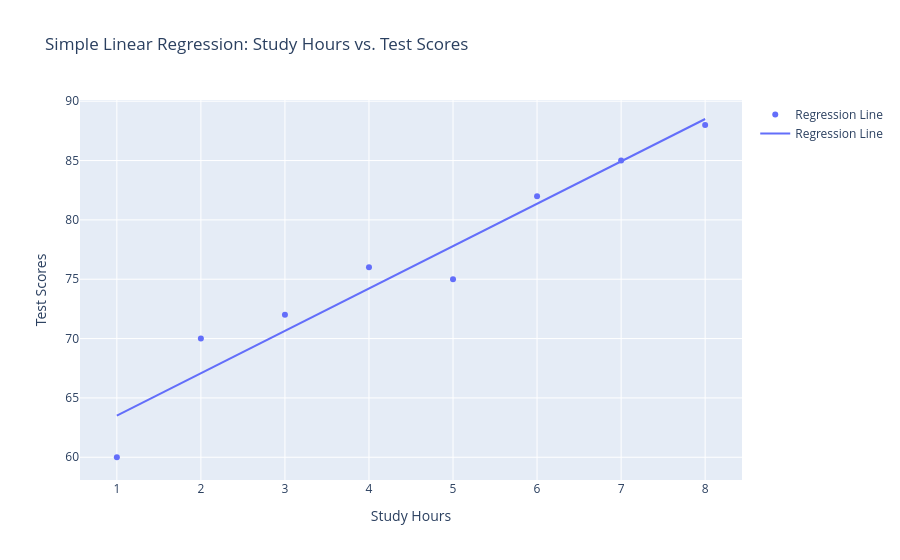

The code cell stored with this chart in its notebook:
### Markdown cell above
## A Simple Example

### Code cell
# Importar las bibliotecas necesarias
import plotly.express as px   # Para crear gráficos interactivos
import numpy as np            # Para realizar cálculos numéricos

# ==========================
# DATOS DE EJEMPLO
# ==========================

# Horas de estudio de cada estudiante (variable independiente X)
study_hours = np.array([1, 2, 3, 4, 5, 6, 7, 8])

# Puntajes obtenidos por cada estudiante (variable dependiente Y)
test_scores = np.array([60, 70, 72, 76, 75, 82, 85, 88])

# ==========================
# REGRESIÓN LINEAL
# ==========================

# Ajusta una recta de regresión a los datos.
# np.polyfit() devuelve:
# m = pendiente de la recta
# b = intercepto (valor donde la recta corta el eje Y)
# 1: grado de polinomio
m, b = np.polyfit(study_hours, test_scores, 1)

# ==========================
# CREAR EL GRÁFICO DE DISPERSIÓN
# ==========================

# Crea un gráfico de dispersión con los datos originales.
# Cada punto representa un estudiante.
fig = px.scatter(
    x=study_hours,
    y=test_scores,
    labels={
        'x': 'Study Hours',
        'y': 'Test Scores'
    },
    title='Simple Linear Regression: Study Hours vs. Test Scores'
)

# ==========================
# AGREGAR LA LÍNEA DE REGRESIÓN
# ==========================

# Calcula los valores predichos utilizando la ecuación:
# y = m*x + b
predicted_scores = m * study_hours + b

# Crea una línea con los valores predichos y la agrega al gráfico.
fig.add_trace(
    px.line(
        x=study_hours,
        y=predicted_scores
    ).data[0]
)

# ==========================
# PERSONALIZAR EL GRÁFICO
# ==========================

# Muestra la leyenda y asigna un nombre a las trazas.
fig.update_traces(
    name="Regression Line",
    showlegend=True
)

# ==========================
# MOSTRAR EL GRÁFICO
# ==========================

# Visualiza el gráfico interactivo.
fig.show()

### Figure 1 — Plotly figure (JSON) as saved in the notebook; plotly's stock layout.template omitted (floating-point values rounded to 4 significant figures)
{"data": [{"hovertemplate": "Study Hours=%{x}<br>Test Scores=%{y}<extra></extra>", "legendgroup": "", "marker": {"color": "#636efa", "symbol": "circle"}, "mode": "markers", "name": "Regression Line", "orientation": "v", "showlegend": true, "type": "scatter", "x": [1, 2, 3, 4, 5, 6, 7, 8], "xaxis": "x", "y": [60, 70, 72, 76, 75, 82, 85, 88], "yaxis": "y"}, {"hovertemplate": "x=%{x}<br>y=%{y}<extra></extra>", "legendgroup": "", "line": {"color": "#636efa", "dash": "solid"}, "marker": {"symbol": "circle"}, "mode": "lines", "name": "Regression Line", "orientation": "v", "showlegend": true, "type": "scatter", "x": [1, 2, 3, 4, 5, 6, 7, 8], "xaxis": "x", "y": [63.5, 67.07, 70.64, 74.21, 77.79, 81.36, 84.93, 88.5], "yaxis": "y"}], "layout": {"legend": {"tracegroupgap": 0}, "title": {"text": "Simple Linear Regression: Study Hours vs. Test Scores"}, "xaxis": {"anchor": "y", "domain": [0, 1], "title": {"text": "Study Hours"}}, "yaxis": {"anchor": "x", "domain": [0, 1], "title": {"text": "Test Scores"}}}}
